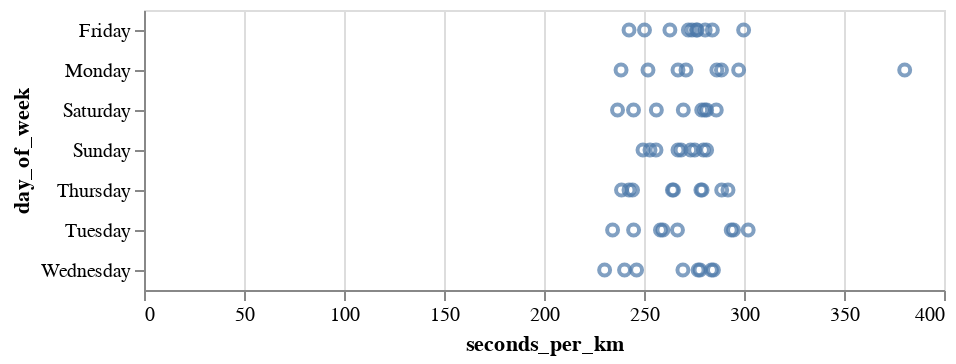

Notebook code cell kept with this figure:
### Code cell
import pandas as pd
import altair as alt

alt.renderers.enable("mimetype")

df = pd.read_csv("https://raw.githubusercontent.com/onlyphantom/miband/main/data/run_1km.csv", parse_dates=['startTime'])
df['day_of_week'] = df['startTime'].dt.day_name()


alt.Chart(df).mark_point().encode(
    # x, y, color, shape, size
    # x='seconds_per_km:Q', quantitative (numerical data)
    # y='day_of_week:N', nominal (unordered, categorical)
    # O: ordinal types (rank-ordered)
    # T: temporal types (date/time)
    x='seconds_per_km',
    y='day_of_week'
).interactive()

### Figure 1 — Vega-Lite specification as saved in the notebook (floating-point values rounded to 4 significant figures)
{"$schema": "https://vega.github.io/schema/vega-lite/v4.17.0.json", "config": {"view": {"continuousHeight": 300, "continuousWidth": 400}}, "data": {"name": "data-3b724c935d462198edf620010296bcf6"}, "datasets": {"data-3b724c935d462198edf620010296bcf6": [{"Unnamed: 0": 182, "avgPace(/meter)": 0.3787, "calories(kcal)": 71, "date": "2022-01-10 20:39", "day_of_week": "Monday", "distance(m)": 1191, "distance_rounded": 1, "maxPace(/meter)": 7.246, "minPace(/meter)": 0.2501, "seconds_per_km": 380.4, "speed_per_km": "06:20.35", "sportTime(s)": 453, "startTime": "2022-01-10T13:39:17+00:00", "type": 1}, {"Unnamed: 0": 178, "avgPace(/meter)": 0.2878, "calories(kcal)": 60, "date": "2022-01-13 16:23", "day_of_week": "Thursday", "distance(m)": 1004, "distance_rounded": 1, "maxPace(/meter)": 2.342, "minPace(/meter)": 0.1982, "seconds_per_km": 288.8, "speed_per_km": "04:48.84", "sportTime(s)": 290, "startTime": "2022-01-13T09:23:16+00:00", "type": 1}, {"Unnamed: 0": 176, "avgPace(/meter)": 0.2637, "calories(kcal)": 39, "date": "2022-02-03 17:41", "day_of_week": "Thursday", "distance(m)": 1001, "distance_rounded": 1, "maxPace(/meter)": 0.609, "minPace(/meter)": 0.1993, "seconds_per_km": 264.7, "speed_per_km": "04:24.74", "sportTime(s)": 265, "startTime": "2022-02-03T10:41:12+00:00", "type": 1}, {"Unnamed: 0": 172, "avgPace(/meter)": 0.2803, "calories(kcal)": 50, "date": "2022-02-05 18:46", "day_of_week": "Saturday", "distance(m)": 1006, "distance_rounded": 1, "maxPace(/meter)": 0.6911, "minPace(/meter)": 0.229, "seconds_per_km": 281.3, "speed_per_km": "04:41.31", "sportTime(s)": 283, "startTime": "2022-02-05T11:46:47+00:00", "type": 1}, {"Unnamed: 0": 169, "avgPace(/meter)": 0.2675, "calories(kcal)": 34, "date": "2022-02-06 18:36", "day_of_week": "Sunday", "distance(m)": 1013, "distance_rounded": 1, "maxPace(/meter)": 0.6361, "minPace(/meter)": 0.2325, "seconds_per_km": 268.5, "speed_per_km": "04:28.51", "sportTime(s)": 272, "startTime": "2022-02-06T11:36:48+00:00", "type": 1}, {"Unnamed: 0": 166, "avgPace(/meter)": 0.26, "calories(kcal)": 39, "date": "2022-02-11 18:49", "day_of_week": "Friday", "distance(m)": 1004, "distance_rounded": 1, "maxPace(/meter)": 0.788, "minPace(/meter)": 0.198, "seconds_per_km": 262.9, "speed_per_km": "04:22.95", "sportTime(s)": 264, "startTime": "2022-02-11T11:49:54+00:00", "type": 1}, {"Unnamed: 0": 163, "avgPace(/meter)": 0.2552, "calories(kcal)": 44, "date": "2022-02-12 18:25", "day_of_week": "Saturday", "distance(m)": 1011, "distance_rounded": 1, "maxPace(/meter)": 0.5571, "minPace(/meter)": 0.1928, "seconds_per_km": 256.2, "speed_per_km": "04:16.18", "sportTime(s)": 259, "startTime": "2022-02-12T11:25:02+00:00", "type": 1}, {"Unnamed: 0": 161, "avgPace(/meter)": 0.255, "calories(kcal)": 37, "date": "2022-02-13 18:09", "day_of_week": "Sunday", "distance(m)": 1000, "distance_rounded": 1, "maxPace(/meter)": 0.576, "minPace(/meter)": 0.194, "seconds_per_km": 256, "speed_per_km": "04:16.00", "sportTime(s)": 256, "startTime": "2022-02-13T11:09:12+00:00", "type": 1}, {"Unnamed: 0": 157, "avgPace(/meter)": 0.2854, "calories(kcal)": 43, "date": "2022-02-14 18:50", "day_of_week": "Monday", "distance(m)": 1002, "distance_rounded": 1, "maxPace(/meter)": 0.7446, "minPace(/meter)": 0.2587, "seconds_per_km": 286.4, "speed_per_km": "04:46.43", "sportTime(s)": 287, "startTime": "2022-02-14T11:50:09+00:00", "type": 1}, {"Unnamed: 0": 155, "avgPace(/meter)": 0.2827, "calories(kcal)": 60, "date": "2022-02-16 18:12", "day_of_week": "Wednesday", "distance(m)": 1001, "distance_rounded": 1, "maxPace(/meter)": 2.165, "minPace(/meter)": 0.1834, "seconds_per_km": 283.7, "speed_per_km": "04:43.72", "sportTime(s)": 284, "startTime": "2022-02-16T11:12:40+00:00", "type": 1}, {"Unnamed: 0": 152, "avgPace(/meter)": 0.2793, "calories(kcal)": 55, "date": "2022-03-05 07:10", "day_of_week": "Saturday", "distance(m)": 1006, "distance_rounded": 1, "maxPace(/meter)": 0.6154, "minPace(/meter)": 0.2083, "seconds_per_km": 280.3, "speed_per_km": "04:40.32", "sportTime(s)": 282, "startTime": "2022-03-05T00:10:22+00:00", "type": 1}, {"Unnamed: 0": 150, "avgPace(/meter)": 0.2796, "calories(kcal)": 47, "date": "2022-03-18 18:26", "day_of_week": "Friday", "distance(m)": 1005, "distance_rounded": 1, "maxPace(/meter)": 0.8749, "minPace(/meter)": 0.2372, "seconds_per_km": 280.6, "speed_per_km": "04:40.60", "sportTime(s)": 282, "startTime": "2022-03-18T11:26:11+00:00", "type": 1}, {"Unnamed: 0": 146, "avgPace(/meter)": 0.2964, "calories(kcal)": 57, "date": "2022-03-28 18:45", "day_of_week": "Monday", "distance(m)": 1046, "distance_rounded": 1, "maxPace(/meter)": 0.639, "minPace(/meter)": 0.2149, "seconds_per_km": 297.3, "speed_per_km": "04:57.32", "sportTime(s)": 311, "startTime": "2022-03-28T11:45:13+00:00", "type": 1}, {"Unnamed: 0": 144, "avgPace(/meter)": 0.3011, "calories(kcal)": 57, "date": "2022-03-29 19:02", "day_of_week": "Tuesday", "distance(m)": 1003, "distance_rounded": 1, "maxPace(/meter)": 0.6835, "minPace(/meter)": 0.2301, "seconds_per_km": 302.1, "speed_per_km": "05:2.09", "sportTime(s)": 303, "startTime": "2022-03-29T12:02:25+00:00", "type": 1}, {"Unnamed: 0": 142, "avgPace(/meter)": 0.2837, "calories(kcal)": 49, "date": "2022-03-30 18:52", "day_of_week": "Wednesday", "distance(m)": 1001, "distance_rounded": 1, "maxPace(/meter)": 0.4753, "minPace(/meter)": 0.1658, "seconds_per_km": 284.7, "speed_per_km": "04:44.72", "sportTime(s)": 285, "startTime": "2022-03-30T11:52:16+00:00", "type": 1}, {"Unnamed: 0": 140, "avgPace(/meter)": 0.27, "calories(kcal)": 48, "date": "2022-04-04 17:57", "day_of_week": "Monday", "distance(m)": 1000, "distance_rounded": 1, "maxPace(/meter)": 0.7117, "minPace(/meter)": 0.2248, "seconds_per_km": 271, "speed_per_km": "04:31.00", "sportTime(s)": 271, "startTime": "2022-04-04T10:57:56+00:00", "type": 1}, {"Unnamed: 0": 137, "avgPace(/meter)": 0.273, "calories(kcal)": 51, "date": "2022-04-08 18:39", "day_of_week": "Friday", "distance(m)": 1000, "distance_rounded": 1, "maxPace(/meter)": 0.6707, "minPace(/meter)": 0.2315, "seconds_per_km": 274, "speed_per_km": "04:34.00", "sportTime(s)": 274, "startTime": "2022-04-08T11:39:28+00:00", "type": 1}, {"Unnamed: 0": 134, "avgPace(/meter)": 0.2744, "calories(kcal)": 45, "date": "2022-04-10 18:41", "day_of_week": "Sunday", "distance(m)": 1006, "distance_rounded": 1, "maxPace(/meter)": 0.6873, "minPace(/meter)": 0.2137, "seconds_per_km": 275.3, "speed_per_km": "04:35.35", "sportTime(s)": 277, "startTime": "2022-04-10T11:41:58+00:00", "type": 1}, {"Unnamed: 0": 131, "avgPace(/meter)": 0.277, "calories(kcal)": 44, "date": "2022-04-13 17:48", "day_of_week": "Wednesday", "distance(m)": 1000, "distance_rounded": 1, "maxPace(/meter)": 0.7634, "minPace(/meter)": 0.2038, "seconds_per_km": 278, "speed_per_km": "04:38.00", "sportTime(s)": 278, "startTime": "2022-04-13T10:48:11+00:00", "type": 1}, {"Unnamed: 0": 128, "avgPace(/meter)": 0.2756, "calories(kcal)": 39, "date": "2022-04-15 16:54", "day_of_week": "Friday", "distance(m)": 1005, "distance_rounded": 1, "maxPace(/meter)": 0.7968, "minPace(/meter)": 0.244, "seconds_per_km": 276.6, "speed_per_km": "04:36.62", "sportTime(s)": 278, "startTime": "2022-04-15T09:54:21+00:00", "type": 1}, {"Unnamed: 0": 125, "avgPace(/meter)": 0.2939, "calories(kcal)": 62, "date": "2022-04-26 18:40", "day_of_week": "Tuesday", "distance(m)": 1201, "distance_rounded": 1, "maxPace(/meter)": 1.115, "minPace(/meter)": 0.1997, "seconds_per_km": 294.8, "speed_per_km": "04:54.75", "sportTime(s)": 354, "startTime": "2022-04-26T11:40:21+00:00", "type": 1}, {"Unnamed: 0": 123, "avgPace(/meter)": 0.2685, "calories(kcal)": 48, "date": "2022-04-27 18:31", "day_of_week": "Wednesday", "distance(m)": 1002, "distance_rounded": 1, "maxPace(/meter)": 0.6803, "minPace(/meter)": 0.2187, "seconds_per_km": 269.5, "speed_per_km": "04:29.46", "sportTime(s)": 270, "startTime": "2022-04-27T11:31:56+00:00", "type": 1}, {"Unnamed: 0": 121, "avgPace(/meter)": 0.2774, "calories(kcal)": 50, "date": "2022-04-28 17:37", "day_of_week": "Thursday", "distance(m)": 1002, "distance_rounded": 1, "maxPace(/meter)": 0.8052, "minPace(/meter)": 0.221, "seconds_per_km": 278.4, "speed_per_km": "04:38.44", "sportTime(s)": 279, "startTime": "2022-04-28T10:37:51+00:00", "type": 1}, {"Unnamed: 0": 119, "avgPace(/meter)": 0.2974, "calories(kcal)": 89, "date": "2022-04-29 18:01", "day_of_week": "Friday", "distance(m)": 1651, "distance_rounded": 1, "maxPace(/meter)": 1.217, "minPace(/meter)": 0.2073, "seconds_per_km": 299.8, "speed_per_km": "04:59.82", "sportTime(s)": 495, "startTime": "2022-04-29T11:01:29+00:00", "type": 1}, {"Unnamed: 0": 117, "avgPace(/meter)": 0.2803, "calories(kcal)": 41, "date": "2022-05-01 16:48", "day_of_week": "Sunday", "distance(m)": 1006, "distance_rounded": 1, "maxPace(/meter)": 0.8224, "minPace(/meter)": 0.2239, "seconds_per_km": 281.3, "speed_per_km": "04:41.31", "sportTime(s)": 283, "startTime": "2022-05-01T09:48:50+00:00", "type": 1}, {"Unnamed: 0": 112, "avgPace(/meter)": 0.2761, "calories(kcal)": 42, "date": "2022-05-04 18:52", "day_of_week": "Wednesday", "distance(m)": 1007, "distance_rounded": 1, "maxPace(/meter)": 0.6135, "minPace(/meter)": 0.2112, "seconds_per_km": 277.1, "speed_per_km": "04:37.06", "sportTime(s)": 279, "startTime": "2022-05-04T11:52:29+00:00", "type": 1}, {"Unnamed: 0": 110, "avgPace(/meter)": 0.291, "calories(kcal)": 52, "date": "2022-05-05 18:15", "day_of_week": "Thursday", "distance(m)": 1000, "distance_rounded": 1, "maxPace(/meter)": 0.7042, "minPace(/meter)": 0.216, "seconds_per_km": 292, "speed_per_km": "04:52.00", "sportTime(s)": 292, "startTime": "2022-05-05T11:15:38+00:00", "type": 1}, {"Unnamed: 0": 107, "avgPace(/meter)": 0.2712, "calories(kcal)": 47, "date": "2022-05-06 17:16", "day_of_week": "Friday", "distance(m)": 1003, "distance_rounded": 1, "maxPace(/meter)": 0.7022, "minPace(/meter)": 0.2276, "seconds_per_km": 272.2, "speed_per_km": "04:32.18", "sportTime(s)": 273, "startTime": "2022-05-06T10:16:48+00:00", "type": 1}, {"Unnamed: 0": 104, "avgPace(/meter)": 0.278, "calories(kcal)": 52, "date": "2022-05-07 16:47", "day_of_week": "Saturday", "distance(m)": 1040, "distance_rounded": 1, "maxPace(/meter)": 212, "minPace(/meter)": 0.2129, "seconds_per_km": 278.8, "speed_per_km": "04:38.85", "sportTime(s)": 290, "startTime": "2022-05-07T09:47:30+00:00", "type": 1}, {"Unnamed: 0": 102, "avgPace(/meter)": 0.279, "calories(kcal)": 56, "date": "2022-05-08 18:24", "day_of_week": "Sunday", "distance(m)": 1026, "distance_rounded": 1, "maxPace(/meter)": 225, "minPace(/meter)": 0.2221, "seconds_per_km": 279.7, "speed_per_km": "04:39.73", "sportTime(s)": 287, "startTime": "2022-05-08T11:24:19+00:00", "type": 1}, {"Unnamed: 0": 99, "avgPace(/meter)": 0.278, "calories(kcal)": 59, "date": "2022-05-12 18:36", "day_of_week": "Thursday", "distance(m)": 1007, "distance_rounded": 1, "maxPace(/meter)": 178, "minPace(/meter)": 0.1781, "seconds_per_km": 279.0, "speed_per_km": "04:39.05", "sportTime(s)": 281, "startTime": "2022-05-12T11:36:50+00:00", "type": 1}, {"Unnamed: 0": 96, "avgPace(/meter)": 0.283, "calories(kcal)": 55, "date": "2022-05-13 18:36", "day_of_week": "Friday", "distance(m)": 1024, "distance_rounded": 1, "maxPace(/meter)": 201, "minPace(/meter)": 0.2015, "seconds_per_km": 284.2, "speed_per_km": "04:44.18", "sportTime(s)": 291, "startTime": "2022-05-13T11:36:23+00:00", "type": 1}, {"Unnamed: 0": 92, "avgPace(/meter)": 0.273, "calories(kcal)": 51, "date": "2022-05-15 18:36", "day_of_week": "Sunday", "distance(m)": 1028, "distance_rounded": 1, "maxPace(/meter)": 197, "minPace(/meter)": 0.1974, "seconds_per_km": 273.3, "speed_per_km": "04:33.35", "sportTime(s)": 281, "startTime": "2022-05-15T11:36:24+00:00", "type": 1}, {"Unnamed: 0": 89, "avgPace(/meter)": 0.288, "calories(kcal)": 63, "date": "2022-05-16 18:31", "day_of_week": "Monday", "distance(m)": 1046, "distance_rounded": 1, "maxPace(/meter)": 210, "minPace(/meter)": 0.2106, "seconds_per_km": 288.7, "speed_per_km": "04:48.72", "sportTime(s)": 302, "startTime": "2022-05-16T11:31:34+00:00", "type": 1}, {"Unnamed: 0": 86, "avgPace(/meter)": 0.293, "calories(kcal)": 63, "date": "2022-05-17 18:15", "day_of_week": "Tuesday", "distance(m)": 1049, "distance_rounded": 1, "maxPace(/meter)": 237, "minPace(/meter)": 0.2227, "seconds_per_km": 293.6, "speed_per_km": "04:53.61", "sportTime(s)": 308, "startTime": "2022-05-17T11:15:00+00:00", "type": 1}, {"Unnamed: 0": 82, "avgPace(/meter)": 0.2841, "calories(kcal)": 50.03, "date": "2022-05-21 20:48", "day_of_week": "Saturday", "distance(m)": 1003, "distance_rounded": 1, "maxPace(/meter)": 0.6219, "minPace(/meter)": 0.2232, "seconds_per_km": 286.1, "speed_per_km": "04:46.14", "sportTime(s)": 287, "startTime": "2022-05-21T13:48:24+00:00", "type": 1}, {"Unnamed: 0": 79, "avgPace(/meter)": 0.265, "calories(kcal)": 44.08, "date": "2022-05-22 17:22", "day_of_week": "Sunday", "distance(m)": 1000, "distance_rounded": 1, "maxPace(/meter)": 0.815, "minPace(/meter)": 0.2136, "seconds_per_km": 267, "speed_per_km": "04:27.00", "sportTime(s)": 267, "startTime": "2022-05-22T10:22:47+00:00", "type": 1}, {"Unnamed: 0": 76, "avgPace(/meter)": 0.265, "calories(kcal)": 50.33, "date": "2022-05-23 18:46", "day_of_week": "Monday", "distance(m)": 1000, "distance_rounded": 1, "maxPace(/meter)": 0.668, "minPace(/meter)": 0.2187, "seconds_per_km": 267, "speed_per_km": "04:27.00", "sportTime(s)": 267, "startTime": "2022-05-23T11:46:59+00:00", "type": 1}, {"Unnamed: 0": 73, "avgPace(/meter)": 0.2647, "calories(kcal)": 44.15, "date": "2022-05-24 18:54", "day_of_week": "Tuesday", "distance(m)": 1001, "distance_rounded": 1, "maxPace(/meter)": 0.9251, "minPace(/meter)": 0.2227, "seconds_per_km": 266.7, "speed_per_km": "04:26.73", "sportTime(s)": 267, "startTime": "2022-05-24T11:54:01+00:00", "type": 1}, {"Unnamed: 0": 70, "avgPace(/meter)": 0.2353, "calories(kcal)": 40.81, "date": "2022-05-25 17:56", "day_of_week": "Wednesday", "distance(m)": 1003, "distance_rounded": 1, "maxPace(/meter)": 0.9066, "minPace(/meter)": 0.1197, "seconds_per_km": 240.3, "speed_per_km": "04:0.28", "sportTime(s)": 241, "startTime": "2022-05-25T10:56:04+00:00", "type": 1}, {"Unnamed: 0": 67, "avgPace(/meter)": 0.2622, "calories(kcal)": 53.12, "date": "2022-05-26 17:17", "day_of_week": "Thursday", "distance(m)": 1003, "distance_rounded": 1, "maxPace(/meter)": 0.558, "minPace(/meter)": 0.1968, "seconds_per_km": 264.2, "speed_per_km": "04:24.21", "sportTime(s)": 265, "startTime": "2022-05-26T10:17:38+00:00", "type": 1}, {"Unnamed: 0": 64, "avgPace(/meter)": 0.2742, "calories(kcal)": 43.04, "date": "2022-05-27 18:35", "day_of_week": "Friday", "distance(m)": 1003, "distance_rounded": 1, "maxPace(/meter)": 0.757, "minPace(/meter)": 0.2449, "seconds_per_km": 276.2, "speed_per_km": "04:36.17", "sportTime(s)": 277, "startTime": "2022-05-27T11:35:19+00:00", "type": 1}, {"Unnamed: 0": 61, "avgPace(/meter)": 0.2677, "calories(kcal)": 51.33, "date": "2022-05-28 17:39", "day_of_week": "Saturday", "distance(m)": 1005, "distance_rounded": 1, "maxPace(/meter)": 0.6452, "minPace(/meter)": 0.2224, "seconds_per_km": 269.7, "speed_per_km": "04:29.65", "sportTime(s)": 271, "startTime": "2022-05-28T10:39:29+00:00", "type": 1}, {"Unnamed: 0": 58, "avgPace(/meter)": 0.251, "calories(kcal)": 41, "date": "2022-05-29 18:19", "day_of_week": "Sunday", "distance(m)": 1000, "distance_rounded": 1, "maxPace(/meter)": 0.4274, "minPace(/meter)": 0.1839, "seconds_per_km": 253, "speed_per_km": "04:13.00", "sportTime(s)": 253, "startTime": "2022-05-29T11:19:12+00:00", "type": 1}, {"Unnamed: 0": 55, "avgPace(/meter)": 0.25, "calories(kcal)": 48.92, "date": "2022-05-30 18:55", "day_of_week": "Monday", "distance(m)": 1004, "distance_rounded": 1, "maxPace(/meter)": 0.4058, "minPace(/meter)": 0.1746, "seconds_per_km": 252.0, "speed_per_km": "04:11.99", "sportTime(s)": 253, "startTime": "2022-05-30T11:55:16+00:00", "type": 1}, {"Unnamed: 0": 52, "avgPace(/meter)": 0.2575, "calories(kcal)": 49.91, "date": "2022-05-31 18:42", "day_of_week": "Tuesday", "distance(m)": 1006, "distance_rounded": 1, "maxPace(/meter)": 0.5513, "minPace(/meter)": 0.203, "seconds_per_km": 259.4, "speed_per_km": "04:19.44", "sportTime(s)": 261, "startTime": "2022-05-31T11:42:33+00:00", "type": 1}, {"Unnamed: 0": 49, "avgPace(/meter)": 0.2483, "calories(kcal)": 45.2, "date": "2022-06-03 18:03", "day_of_week": "Friday", "distance(m)": 1003, "distance_rounded": 1, "maxPace(/meter)": 0.8258, "minPace(/meter)": 0.1627, "seconds_per_km": 250.2, "speed_per_km": "04:10.25", "sportTime(s)": 251, "startTime": "2022-06-03T11:03:24+00:00", "type": 1}, {"Unnamed: 0": 46, "avgPace(/meter)": 0.2428, "calories(kcal)": 51.81, "date": "2022-06-04 18:38", "day_of_week": "Saturday", "distance(m)": 1001, "distance_rounded": 1, "maxPace(/meter)": 0.5981, "minPace(/meter)": 0.2102, "seconds_per_km": 244.8, "speed_per_km": "04:4.76", "sportTime(s)": 245, "startTime": "2022-06-04T11:38:21+00:00", "type": 1}, {"Unnamed: 0": 43, "avgPace(/meter)": 0.2348, "calories(kcal)": 30.82, "date": "2022-06-11 17:38", "day_of_week": "Saturday", "distance(m)": 1001, "distance_rounded": 1, "maxPace(/meter)": 0.5176, "minPace(/meter)": 0.1971, "seconds_per_km": 236.8, "speed_per_km": "03:56.76", "sportTime(s)": 237, "startTime": "2022-06-11T10:38:27+00:00", "type": 1}, {"Unnamed: 0": 39, "avgPace(/meter)": 0.2475, "calories(kcal)": 51.79, "date": "2022-06-12 17:47", "day_of_week": "Sunday", "distance(m)": 1006, "distance_rounded": 1, "maxPace(/meter)": 0.6472, "minPace(/meter)": 0.2005, "seconds_per_km": 249.5, "speed_per_km": "04:9.50", "sportTime(s)": 251, "startTime": "2022-06-12T10:47:29+00:00", "type": 1}, {"Unnamed: 0": 36, "avgPace(/meter)": 0.2562, "calories(kcal)": 56.05, "date": "2022-06-14 19:03", "day_of_week": "Tuesday", "distance(m)": 1003, "distance_rounded": 1, "maxPace(/meter)": 0.5627, "minPace(/meter)": 0.1935, "seconds_per_km": 258.2, "speed_per_km": "04:18.23", "sportTime(s)": 259, "startTime": "2022-06-14T12:03:23+00:00", "type": 1}, {"Unnamed: 0": 32, "avgPace(/meter)": 0.2443, "calories(kcal)": 47.92, "date": "2022-06-15 18:46", "day_of_week": "Wednesday", "distance(m)": 1011, "distance_rounded": 1, "maxPace(/meter)": 0.5219, "minPace(/meter)": 0.1885, "seconds_per_km": 246.3, "speed_per_km": "04:6.29", "sportTime(s)": 249, "startTime": "2022-06-15T11:46:25+00:00", "type": 1}, {"Unnamed: 0": 27, "avgPace(/meter)": 0.2405, "calories(kcal)": 33.65, "date": "2022-06-16 18:03", "day_of_week": "Thursday", "distance(m)": 1002, "distance_rounded": 1, "maxPace(/meter)": 0.5764, "minPace(/meter)": 0.1971, "seconds_per_km": 242.5, "speed_per_km": "04:2.51", "sportTime(s)": 243, "startTime": "2022-06-16T11:03:28+00:00", "type": 1}, {"Unnamed: 0": 23, "avgPace(/meter)": 0.2405, "calories(kcal)": 48.66, "date": "2022-06-17 18:03", "day_of_week": "Friday", "distance(m)": 1002, "distance_rounded": 1, "maxPace(/meter)": 0.4713, "minPace(/meter)": 0.1802, "seconds_per_km": 242.5, "speed_per_km": "04:2.51", "sportTime(s)": 243, "startTime": "2022-06-17T11:03:58+00:00", "type": 1}, {"Unnamed: 0": 18, "avgPace(/meter)": 0.2428, "calories(kcal)": 45, "date": "2022-06-21 19:23", "day_of_week": "Tuesday", "distance(m)": 1009, "distance_rounded": 1, "maxPace(/meter)": 0.5322, "minPace(/meter)": 0.1881, "seconds_per_km": 244.8, "speed_per_km": "04:4.80", "sportTime(s)": 247, "startTime": "2022-06-21T12:23:33+00:00", "type": 1}, {"Unnamed: 0": 15, "avgPace(/meter)": 0.2423, "calories(kcal)": 49.76, "date": "2022-06-23 18:16", "day_of_week": "Thursday", "distance(m)": 1003, "distance_rounded": 1, "maxPace(/meter)": 0.627, "minPace(/meter)": 0.1883, "seconds_per_km": 244.3, "speed_per_km": "04:4.27", "sportTime(s)": 245, "startTime": "2022-06-23T11:16:47+00:00", "type": 1}, {"Unnamed: 0": 10, "avgPace(/meter)": 0.2365, "calories(kcal)": 48.67, "date": "2022-06-27 18:45", "day_of_week": "Monday", "distance(m)": 1002, "distance_rounded": 1, "maxPace(/meter)": 0.6246, "minPace(/meter)": 0.1815, "seconds_per_km": 238.5, "speed_per_km": "03:58.52", "sportTime(s)": 239, "startTime": "2022-06-27T11:45:38+00:00", "type": 1}, {"Unnamed: 0": 7, "avgPace(/meter)": 0.2323, "calories(kcal)": 39.65, "date": "2022-06-28 18:07", "day_of_week": "Tuesday", "distance(m)": 1003, "distance_rounded": 1, "maxPace(/meter)": 0.4755, "minPace(/meter)": 0.1836, "seconds_per_km": 234.3, "speed_per_km": "03:54.30", "sportTime(s)": 235, "startTime": "2022-06-28T11:07:21+00:00", "type": 1}, {"Unnamed: 0": 4, "avgPace(/meter)": 0.2283, "calories(kcal)": 33.62, "date": "2022-06-29 19:02", "day_of_week": "Wednesday", "distance(m)": 1003, "distance_rounded": 1, "maxPace(/meter)": 0.5453, "minPace(/meter)": 0.1936, "seconds_per_km": 230.3, "speed_per_km": "03:50.31", "sportTime(s)": 231, "startTime": "2022-06-29T12:02:34+00:00", "type": 1}, {"Unnamed: 0": 1, "avgPace(/meter)": 0.2368, "calories(kcal)": 36.82, "date": "2022-06-30 19:31", "day_of_week": "Thursday", "distance(m)": 1001, "distance_rounded": 1, "maxPace(/meter)": 0.6545, "minPace(/meter)": 0.1648, "seconds_per_km": 238.8, "speed_per_km": "03:58.76", "sportTime(s)": 239, "startTime": "2022-06-30T12:31:18+00:00", "type": 1}]}, "encoding": {"x": {"field": "seconds_per_km", "type": "quantitative"}, "y": {"field": "day_of_week", "type": "nominal"}}, "mark": "point", "selection": {"selector006": {"bind": "scales", "encodings": ["x", "y"], "type": "interval"}}}
